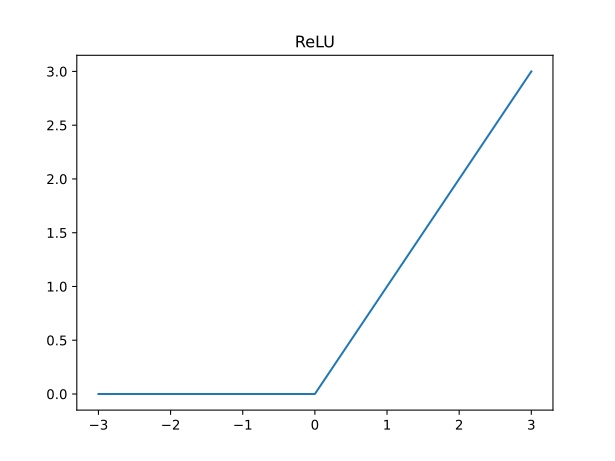

Source code (Python):
import matplotlib
import matplotlib.pyplot as plt


def ReLU(x):
    return max(x, 0)

a, b = [], []
for i in range(-3, 4):
    a.append(i)
    b.append(ReLU(i))

plt.plot(a, b)
plt.title('ReLU')
plt.savefig('./ReLU.svg', format='svg')
plt.show()